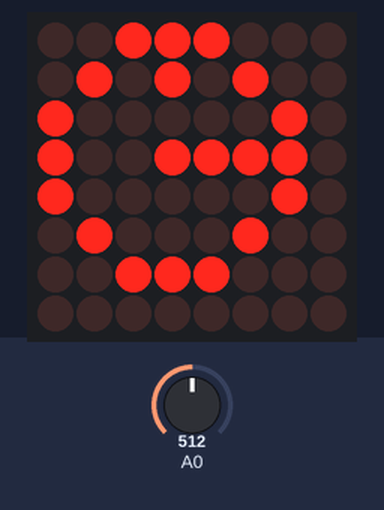
Bench run of a sketch on a simulated Arduino Uno, built with avr-gcc and run on an emulated ATmega328P. On the bench: 8×8 LED matrix. Inputs (shaded band) come from the test bench; at power-on: A0 = 512. What the sketch prints to the serial monitor is not drawn.

Above: at 1.9 s.
2.0 s: A0 set to 122
At 2.31 s:
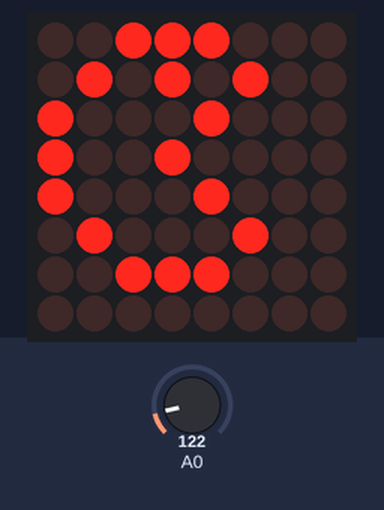

The sketch:

Practica3.ino
```cpp
/*
 Fundación Kinal
 Centro Educativo Técnico Laboral Kinal
 Quinto Perito
 Quinto Electronica
 Codigo Técnico: EB5AM
 Curso: Taller de Electrónica Digital y Reparación de Computadoras
 Proyecto: Práctica III Primera Parte Tercer Bimestre
 Dev: Jeffry Emanuel Arenales López
 Fecha: 18 de Julio
 */

#include <LedControl.h>

//Directivas del preprocecador
#define pin_din 4
#define pin_cs 5
#define pin_clk 6

int POTE;

//Constructores

LedControl MacheMatriz = LedControl(pin_din, pin_clk, pin_cs, 1);

//Variables
byte pacman_boquiabierto[8] = {
  B00111000,
  B01010100,
  B10001000,
  B10010000,
  B10001000,
  B01000100,
  B00111000,
  B00000000,
};

byte pacman_boquicerrada[8] {
  B00111000,
  B01010100,
  B10000010,
  B10011110,
  B10000010,
  B01000100,
  B00111000,
  B00000000,
};


void setup() {
  Serial.begin(9600);
  //Enciendiendo mi matriz led y false implica que esta encendida la matriz(logica de negacion bro)
  MacheMatriz.shutdown(0, false);
  MacheMatriz.setIntensity(0, 15);
  MacheMatriz.clearDisplay(0);
  Serial.println("Uso de la matriz led:");


}
//ciclo infinito
void loop() {
  POTE = map(analogRead(A0), 0, 1023, 100, 1000);

  for (int i = 0; i < 8; i++) {
    MacheMatriz.setRow(0, i , pacman_boquiabierto[i]);
  }
  delay(POTE);
  for (int i = 0; i < 8; i++) {
    MacheMatriz.setRow(0, i , pacman_boquicerrada[i]);
  }
  delay (POTE);
}
```
